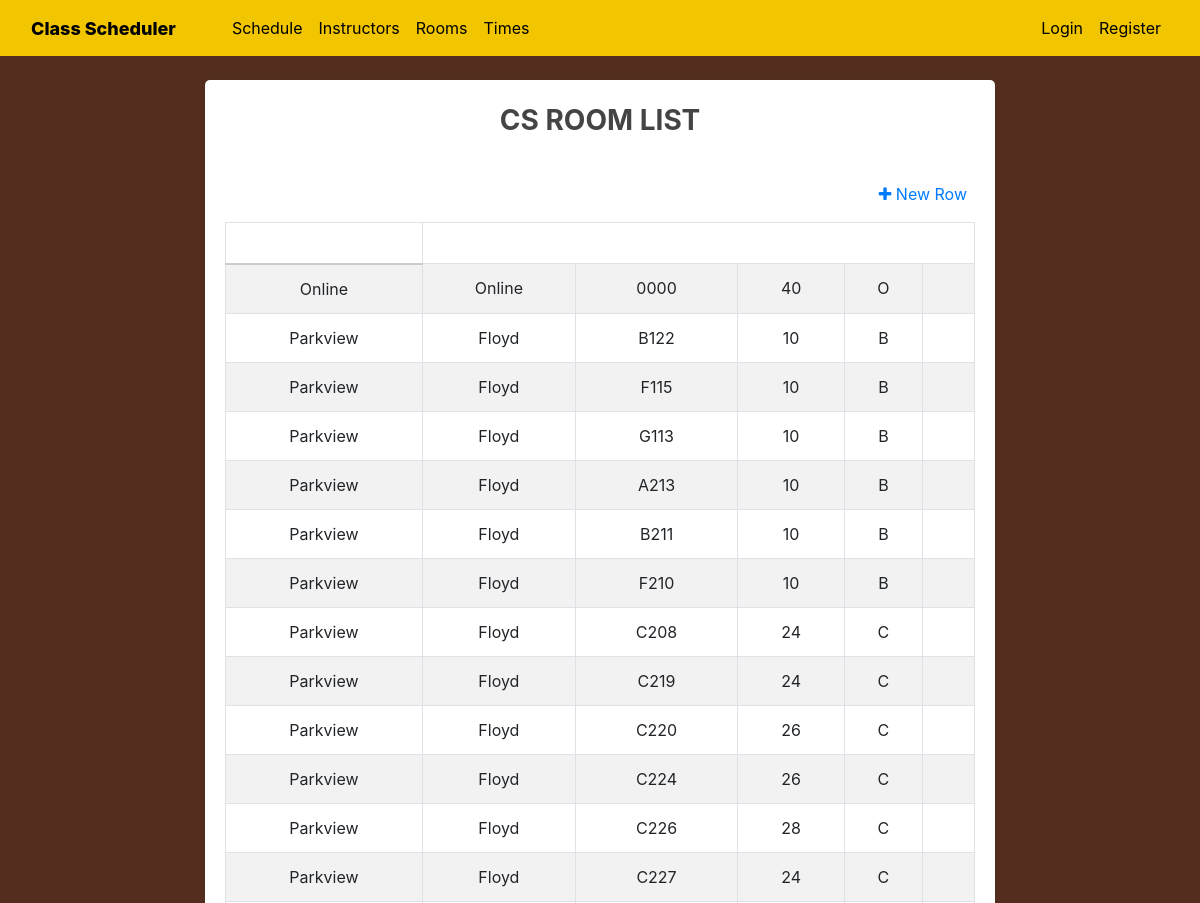
The app's page /rooms (upper part), older data.
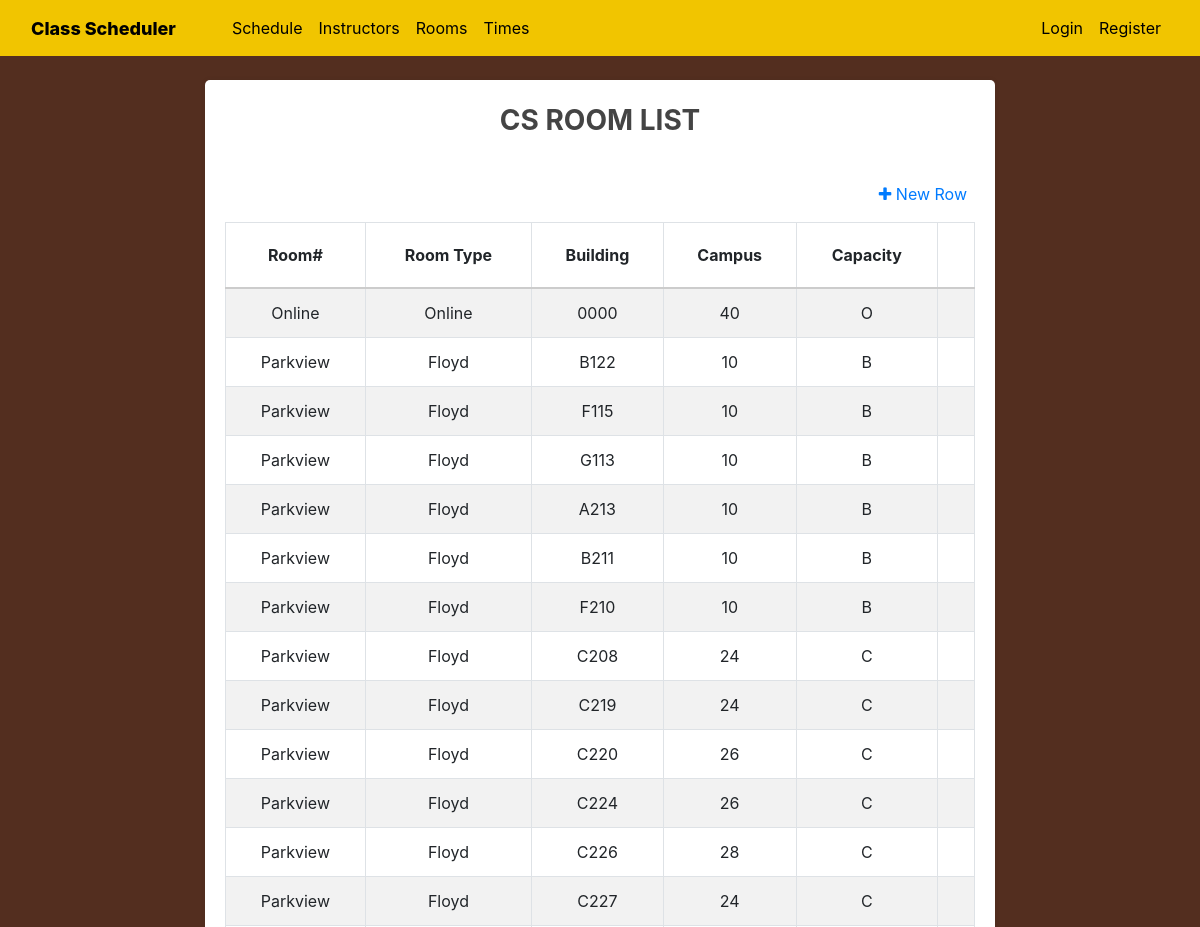
The same page, newer data.
### scheduler/models.py (models this page shows)
class Rooms(models.Model):  # Rooms table
    campus = models.TextField()
    building = models.TextField()
    room_num = models.TextField()
    capacity = models.IntegerField()
    room_type = models.CharField(max_length=3)

class Header_Map(models.Model):
    PageName = models.CharField(max_length=32)
    CSVheader =  models.CharField(max_length=32)
    DBheader = models.CharField(max_length=32)
    created_date = models.DateTimeField(default=datetime.now, null=False )
    modified_date = models.DateTimeField(default=datetime.now, null=False)

### scheduler/views.py (the view)
# urls.py: path("rooms", views.room_page, name="scheduler-rooms"),
def room_page(request):
    context = {
        'input': Rooms.objects.all(),
        'col': list(Header_Map.objects.filter(PageName = "scheduler_rooms").values_list('CSVheader', flat='True'))
    }
    return render(request, 'scheduler/rooms.html', context)

### scheduler/templates/scheduler/rooms.html (shortened to what this page needs)
{% extends "scheduler/base.html" %}
{% load static %}
{% block page_css%}
    <link rel="stylesheet" type = "text/css" href= "{% static 'scheduler/home.css' %}" >
    <link rel="stylesheet" href="https://cdn.datatables.net/1.10.13/css/jquery.dataTables.min.css">
    <link rel="stylesheet" href="https://cdn.datatables.net/buttons/1.2.4/css/buttons.dataTables.min.css">
    <link rel="stylesheet" href="https://cdnjs.cloudflare.com/ajax/libs/font-awesome/4.7.0/css/font-awesome.min.css">
{% endblock page_css%}
{% block content %}
    <div class="row">
        <div class="col-md-8 mx-auto">
            <div class="card">
                <h3 class="card-header text-center font-weight-bold text-uppercase py-4">CS Room List</h3>
                    <div class="card-body">
                        <div id="table" class="table-editable">
                            <table id="DataTab" class="table table-bordered table-responsive-md table-striped text-center">
                            <thead>
                                <tr>
                                    {% for y in col %}
                                        <th>{{y}}</th>
                                    {% endfor %}
                                    <th></th>
                                </tr>
                            </thead>
                            <tbody>
                                {% for x in input %}
                                <tr>
                                    <td class="pt-3-half" contenteditable="true"> {{ x.campus }} </td>
                                    <td class="pt-3-half" contenteditable="true"> {{ x.building }} </td>
                                    <td class="pt-3-half" contenteditable="true"> {{ x.room_num }} </td>
                                    <td class="pt-3-half" contenteditable="true"> {{ x.capacity }} </td>
                                    <td class="pt-3-half" contenteditable="true"> {{ x.room_type }} </td>
                                    <td> </td>
                                </tr>
                                {% endfor %}
                            </tbody>
                            <span  class="table-add float-right mb-3 mr-2">
                                <a href="#bottom" id="EditorAdd">
                                    <i  class="fa fa-plus" aria-hidden="true"></i>
                                    New Row
                                </a>
                            </span>
                        </table>
                    </div>
                </div>
            </div>
        </div>
    </div>
{% endblock content %}

### scheduler/templates/scheduler/base.html (shortened to what this page needs)
{% load static %}
<!doctype html>
<html lang="en">
  <head>
    <link rel="stylesheet" href="https://stackpath.bootstrapcdn.com/bootstrap/4.3.1/css/bootstrap.min.css">
    <link rel="stylesheet" type = "text/css" href= "{% static 'scheduler/base.css' %} ">
    {% block page_css %} {% endblock%}
  </head>
  <body>
        <header class="site-header">
            <nav class="navbar navbar-expand-md navbar-dark bg-steel fixed-top">
            <div class="container col-12">
                <a class="navbar-brand mr-5" href="{% url 'scheduler-home' %}">Class Scheduler</a>
                <div class="collapse navbar-collapse" id="navbarToggle">
                <div class="navbar-nav mr-auto">
                    <a class="nav-item nav-link" href="{% url 'scheduler-home' %}">Schedule</a>
                    <a class="nav-item nav-link" href="{% url 'scheduler-instructors' %}">Instructors</a>
                    <a class="nav-item nav-link" href="{% url 'scheduler-rooms' %}">Rooms</a>
                    <a class="nav-item nav-link" href="#">Times</a>
                </div>
                <div class="navbar-nav ml-auto">
                    <a class="nav-item nav-link" href="#">Login</a>
                    <a class="nav-item nav-link" href="#">Register</a>
                </div>
                </div>
            </div>
            </nav>
        </header>
        {% block content %} {% endblock%}
  </body>
</html>

### scheduler/static/scheduler/base.css (style rules this page uses)
body { background: rgb(83,46,31); color: #333333; margin-top: 5rem; }
h1, h2, h3, h4, h5, h6 { color: #444444; }
.bg-steel { background-color: rgb(241,197,0); }
.site-header .container { margin:0; }
.site-header .navbar-brand { color: black; font-size: large; font-weight: 800; }
.site-header .navbar-nav .nav-link { color: black; }

### scheduler/static/scheduler/home.css (style rules this page uses)
.card { border-radius: 5px; -webkit-box-shadow: 0 0 5px 0 rgba(43, 43, 43, 0.1), 0 11px 6px -7px rgba(43, 43, 43, 0.1); box-shadow: 0 0 5px 0 rgba(43, 43, 43, 0.1), 0 11px 6px -7px rgba(43, 43, 43, 0.1); border: none; margin-bottom: 30px; -webkit-transition: all 0.3s ease-in-out; transition: all 0.3s ease-in-out }
.card .card-header { background-color: transparent; border-bottom: none; padding: 20px; position: relative }
.table>thead>tr>th { border-bottom-color: #ccc }
.table th { padding: 1.25rem 0.75rem }
td, th { white-space: nowrap }

Row changes from the older to the newer data that the page shows:
added Header_Map: CSVheader "Room#"
added Header_Map: CSVheader "Room Type"
added Header_Map: y "Building"
added Header_Map: y "Campus"
added Header_Map: y "Capacity"
